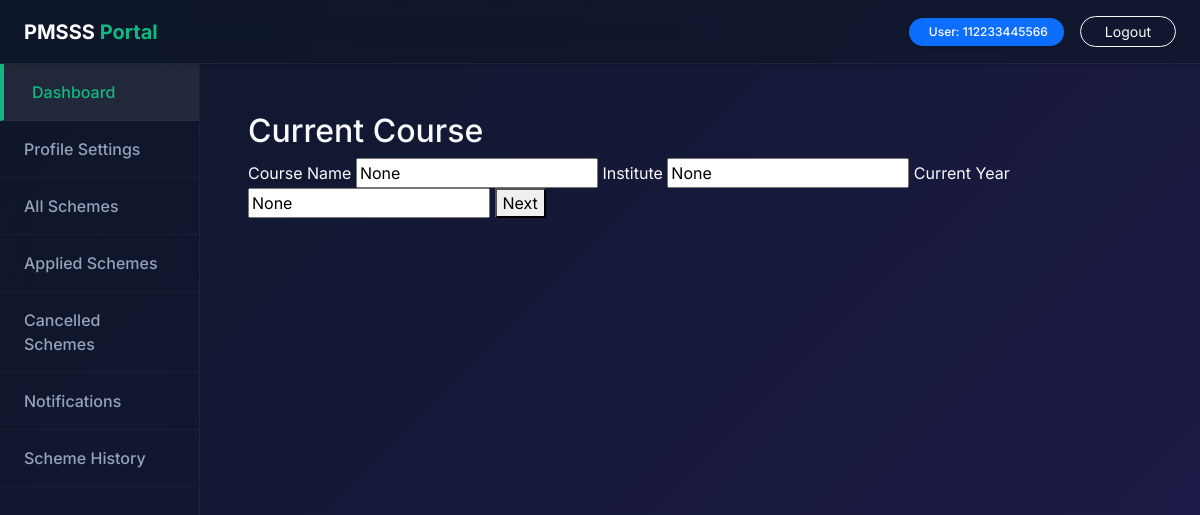
Page /student/profile/course/ (signed in) on the committed database.
### accounts/models.py (models this page shows)
class User(AbstractBaseUser, PermissionsMixin):
    ROLE_CHOICES = (
        ("STUDENT", "Student"),
        ("INSTITUTE", "Institute"),
        ("OFFICER", "Officer"),
        ("ADMIN", "Admin"),
    )
    id = models.UUIDField(primary_key=True, default=uuid.uuid4, editable=False)
    aadhaar = models.CharField(max_length=12, unique=True)
    role = models.CharField(max_length=20, choices=ROLE_CHOICES)
    is_active = models.BooleanField(default=True)
    is_staff = models.BooleanField(default=False)
    objects = UserManager()
    USERNAME_FIELD = "aadhaar"

class StudentProfile(models.Model):
    student = models.OneToOneField(User, on_delete=models.CASCADE)
    full_name = models.CharField(max_length=100)
    dob = models.DateField(null=True)
    gender = models.CharField(max_length=10, null=True)
    mobile = models.CharField(max_length=10, null=True)
    email = models.EmailField(null=True)
    address = models.TextField(null=True)
    district = models.CharField(max_length=50, null=True)
    state = models.CharField(max_length=50, null=True)
    pincode = models.CharField(max_length=6, null=True)
    caste = models.CharField(max_length=30, null=True)
    income = models.IntegerField(null=True)
    course = models.CharField(max_length=50, null=True)
    institute = models.CharField(max_length=100, null=True)
    year = models.IntegerField(null=True)
    last_qualification = models.CharField(max_length=100, null=True)
    hostel = models.BooleanField(default=False)

### accounts/views.py (the view)
# urls.py: path("student/profile/course/", views.profile_course, name="profile_course"),
@login_required
def profile_course(request):
    profile = StudentProfile.objects.get(student=request.user)
    if request.method == "POST":
        profile.course = request.POST.get("course")
        profile.institute = request.POST.get("institute")
        profile.year = request.POST.get("year")
        profile.save()
        return redirect("profile_qualification")
    return render(request, "profile/course.html", {"profile": profile})

### templates/profile/course.html (shortened to what this page needs)
{% extends "layout/base.html" %}
{% block content %}
<h2>Current Course</h2>
<form method="post">
<label>Course Name</label>
<input name="course" value="{{profile.course}}" required>
<label>Institute</label>
<input name="institute" value="{{profile.institute}}" required>
<label>Current Year</label>
<input name="year" value="{{profile.year}}" required>
<button>Next</button>
</form>
{% endblock %}

### templates/layout/base.html (shortened to what this page needs)
{% load static %}
<!DOCTYPE html>
<html lang="en">
<head>
<link href="https://cdn.jsdelivr.net/npm/bootstrap@5.3.2/dist/css/bootstrap.min.css" rel="stylesheet">
<link rel="stylesheet" href="{% static 'css/style.css' %}">
</head>
<body class="bg-gradient-modern m-0 p-0">
<div class="top-nav-glass text-white p-3 px-4 d-flex justify-content-between align-items-center sticky-top shadow-sm">
    <a href="/" class="text-decoration-none"><span class="fs-5 fw-bold text-white">PMSSS <span class="text-accent">Portal</span></span></a>
    <div class="d-flex align-items-center">
        <span class="badge bg-primary px-3 py-2 rounded-pill shadow-sm fw-medium d-none d-md-block">
             User: {{ request.user.aadhaar }}
        </span>
        <a href="/login/" class="btn btn-sm btn-outline-light ms-3 rounded-pill px-4">Logout</a>
    </div>
</div>
<div class="container-fluid p-0">
    <div class="row g-0">
        <div class="col-md-3 col-lg-2 glass-sidebar">
            <a href="{% url 'student_home' %}" class="active">Dashboard</a>
            <a href="{% url 'profile_personal' %}">Profile Settings</a>
            <a href="{% url 'all_schemes' %}">All Schemes</a>
            <a href="{% url 'my_applied' %}">Applied Schemes</a>
            <a href="{% url 'my_cancelled' %}">Cancelled Schemes</a>
            <a href="{% url 'notifications' %}">Notifications</a>
            <a href="{% url 'scheme_history' %}">Scheme History</a>
        </div>
        <div class="col-md-9 col-lg-10 p-4 p-md-5 fade-in dashboard-content">
            {% block content %}{% endblock %}
        </div>
    </div>
</div>
</body>
</html>

### static/css/style.css (style rules this page uses)
:root { --font-family-sans: 'Inter', system-ui, -apple-system, sans-serif; --color-primary: #4F46E5; --color-primary-dark: #3730A3; --color-accent: #10B981; --color-accent-dark: #059669; --bg-gradient-start: #0f172a; --bg-gradient-end: #1e1b4b; --bg-gradient-accent: #312e81; --glass-bg: rgba(255, 255, 255, 0.05); --glass-border: rgba(255, 255, 255, 0.1); --glass-shadow: 0 8px 32px 0 rgba(0, 0, 0, 0.37); --glass-blur: blur(12px); --text-main: #f8fafc; --text-muted: #94a3b8; }
body { font-family: var(--font-family-sans); color: var(--text-main); min-height: 100vh; margin: 0; display: flex; flex-direction: column; }
.bg-gradient-modern { background: linear-gradient(135deg, var(--bg-gradient-start), var(--bg-gradient-end), var(--bg-gradient-accent)); background-size: 200% 200%; animation: gradientFlow 15s ease infinite; }
.text-accent { color: var(--color-accent) !important; }
.fade-in { animation: fadeIn 0.8s ease-out; }
a { color: var(--color-accent); text-decoration: none; transition: color 0.2s ease; }

### templates/layout/base.html (style rules this page uses)
.glass-sidebar { background: rgba(15, 23, 42, 0.4); backdrop-filter: blur(16px); -webkit-backdrop-filter: blur(16px); border-right: 1px solid rgba(255,255,255,0.05); min-height: calc(100vh - 66px); }
.glass-sidebar a { display: block; padding: 16px 24px; border-bottom: 1px solid rgba(255,255,255,0.03); text-decoration: none; color: var(--text-muted); transition: all 0.25s ease; font-weight: 500; }
.glass-sidebar a:hover, .glass-sidebar a.active { background: rgba(255, 255, 255, 0.08); color: var(--color-accent); padding-left: 28px; border-left: 4px solid var(--color-accent); }
.top-nav-glass { background: rgba(15, 23, 42, 0.7) !important; backdrop-filter: blur(16px); -webkit-backdrop-filter: blur(16px); border-bottom: 1px solid rgba(255,255,255,0.05); }

### rows in the picture
User: user.aadhaar "112233445566"
StudentProfile: course "None", institute "None", year "None"
